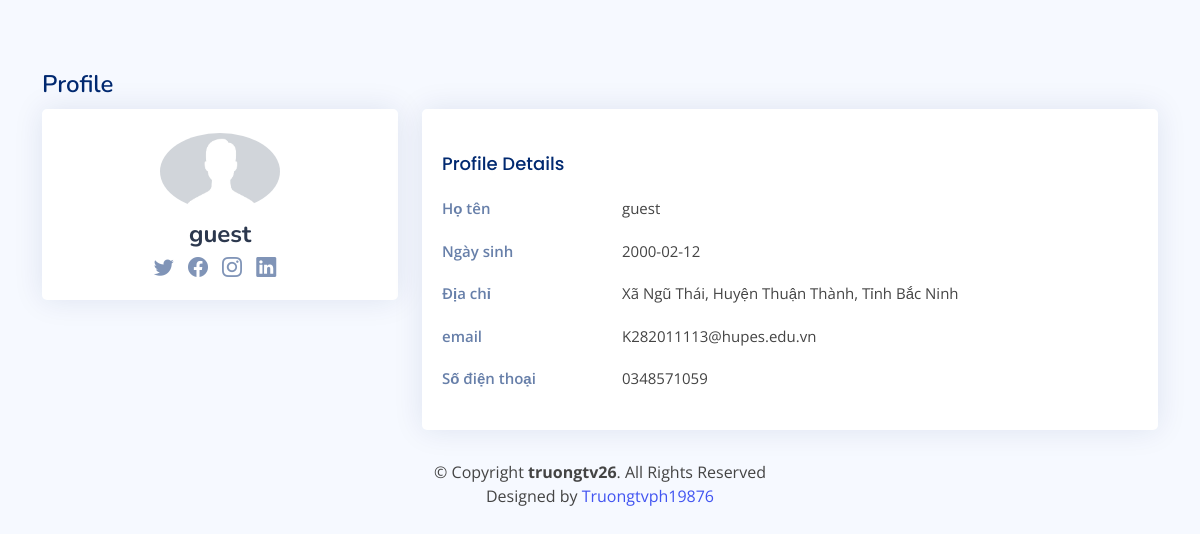
Screenshot of /chi-tiet-khach-hang/10 with the database file from the repository.
### tables this page shows
CREATE TABLE `customer` (
  `id` int(11) NOT NULL,
  `name` varchar(255) NOT NULL,
  `birthday` date NOT NULL,
  `address` varchar(255) NOT NULL,
  `email` varchar(255) NOT NULL,
  `phone` varchar(15) NOT NULL
);

### app/controllers/Customer.php (called while the page is built, shortened)
<?php
class Customer extends Controller
{
    private bool|object $model;
    public function __construct()
    {
        $this->model = $this->model('Customer');
    }
    public function detail($id = 0) {
        if ($id > 0) {
            $this->data['main']['info'] = $this->model->detailCustomer($id);
        }
        $this->data['layout'] = 'customers/detail';
        $this->data['page_title'] = 'Thông tin khách hàng';
        $this->render('client', $this->data);
    }
}

### index.php (called while the page is built, shortened)
<?php
$app = new App();

### core/Database.php (called while the page is built, shortened)
<?php
class Database
{
    public static $instance = null;
    public function __construct()
    {
        if (self::$instance == null) {
            try {
                $host = 'localhost';
                $db = 'we18104';
                $user = 'root';
                $password = '';
                $options = [
                    \PDO::ATTR_ERRMODE => \PDO::ERRMODE_EXCEPTION,
                    \PDO::ATTR_DEFAULT_FETCH_MODE => \PDO::FETCH_ASSOC
                ];
                $dsn = "mysql:dbname=$db;host=$host";
                self::$instance = new \PDO($dsn, $user, $password, $options);
                return self::$instance;
            } catch (\PDOException $e) {
                die($e->getMessage());
            }
        } else {
            return self::$instance;
        }
    }
    public function query($sql) {
        try {
            $stmt = self::$instance->prepare($sql);
            $stmt->execute();
            return $stmt;
        } catch(\PDOException $e) {
            die($e->getMessage());
        }
    }
    public function get($sql) {
        return $this->query($sql)->fetch();
    }
}

### app/models/Customer.php (called while the page is built, shortened)
<?php
class Customer extends Database
{
    public $conn;
    public function __construct()
    {
        $this->conn = new Database();
    }
    public function detailCustomer($id = 0) {
        $sql = "SELECT * FROM customer WHERE id='$id'";
        return $this->conn->get($sql);
    }
}

### app/views/customers/detail.php (the view)
<div class="container" style="margin-top:70px;"s>
    <div class="pagetitle mx-auto">
        <h1>Profile</h1>
    </div>
    <section class="section profile">
        <div class="row">
            <div class="col-xl-4">
                <div class="card">
                    <div class="card-body profile-card pt-4 d-flex flex-column align-items-center">
                        <img src="<?=_DIR_ROOT_?>/public/assets/img/profile-img.jpg" alt="Profile" class="rounded-circle">
                        <h2><?=$info['name'] ?? 'No name'?></h2>
                        <div class="social-links mt-2">
                            <a href="#" class="twitter"><i class="bi bi-twitter"></i></a>
                            <a href="#" class="facebook"><i class="bi bi-facebook"></i></a>
                            <a href="#" class="instagram"><i class="bi bi-instagram"></i></a>
                            <a href="#" class="linkedin"><i class="bi bi-linkedin"></i></a>
                        </div>
                    </div>
                </div>
            </div>
            <div class="col-xl-8">
                <div class="card">
                    <div class="card-body pt-3">
                        <div class="tab-content pt-2">
                            <div class="tab-pane fade show active profile-overview" id="profile-overview" role="tabpanel">
                                <h5 class="card-title">Profile Details</h5>
                                <div class="row">
                                    <div class="col-lg-3 col-md-4 label ">Họ tên</div>
                                    <div class="col-lg-9 col-md-8"><?=$info['name'] ?? 'No name'?></div>
                                </div>
                                <div class="row">
                                    <div class="col-lg-3 col-md-4 label">Ngày sinh</div>
                                    <div class="col-lg-9 col-md-8"><?=$info['birthday'] ?? ''?></div>
                                </div>
                                <div class="row">
                                    <div class="col-lg-3 col-md-4 label">Địa chỉ</div>
                                    <div class="col-lg-9 col-md-8"><?=$info['address'] ?? ''?></div>
                                </div>
                                <div class="row">
                                    <div class="col-lg-3 col-md-4 label">email</div>
                                    <div class="col-lg-9 col-md-8"><?=$info['email'] ?? ''?></div>
                                </div>
                                <div class="row">
                                    <div class="col-lg-3 col-md-4 label">Số điện thoại</div>
                                    <div class="col-lg-9 col-md-8"><?=$info['phone'] ?? ''?></div>
                                </div>
                            </div>
                        </div>
                    </div>
                </div>
            </div>
        </div>
    </section>
</div>

### public/assets/css/style.css (style rules this page uses)
:root { scroll-behavior: smooth; }
body { font-family: "Open Sans", sans-serif; background: #f6f9ff; color: #444444; }
a { color: #4154f1; text-decoration: none; }
h1, h2, h3, h4, h5, h6 { font-family: "Nunito", sans-serif; }
.pagetitle { margin-bottom: 10px; }
.pagetitle h1 { font-size: 24px; margin-bottom: 0; font-weight: 600; color: #012970; }
.card { margin-bottom: 30px; border: none; border-radius: 5px; box-shadow: 0px 0 30px rgba(1, 41, 112, 0.1); }
.card-title { padding: 20px 0 15px 0; font-size: 18px; font-weight: 500; color: #012970; font-family: "Poppins", sans-serif; }
.card-body { padding: 0 20px 20px 20px; }
.profile .profile-card img { max-width: 120px; }
.profile .profile-card h2 { font-size: 24px; font-weight: 700; color: #2c384e; margin: 10px 0 0 0; }
.profile .profile-card .social-links a { font-size: 20px; display: inline-block; color: rgba(1, 41, 112, 0.5); line-height: 0; margin-right: 10px; transition: 0.3s; }
.profile .profile-overview .row { margin-bottom: 20px; font-size: 15px; }
.profile .profile-overview .card-title { color: #012970; }
.profile .profile-overview .label { font-weight: 600; color: rgba(1, 41, 112, 0.6); }

### rows the page displays
customer: name "guest", birthday "2000-02-12", address "Xã Ngũ Thái, Huyện Thuận Thành, Tỉnh Bắc Ninh", email "K282011113@hupes.edu.vn", phone "0348571059"
